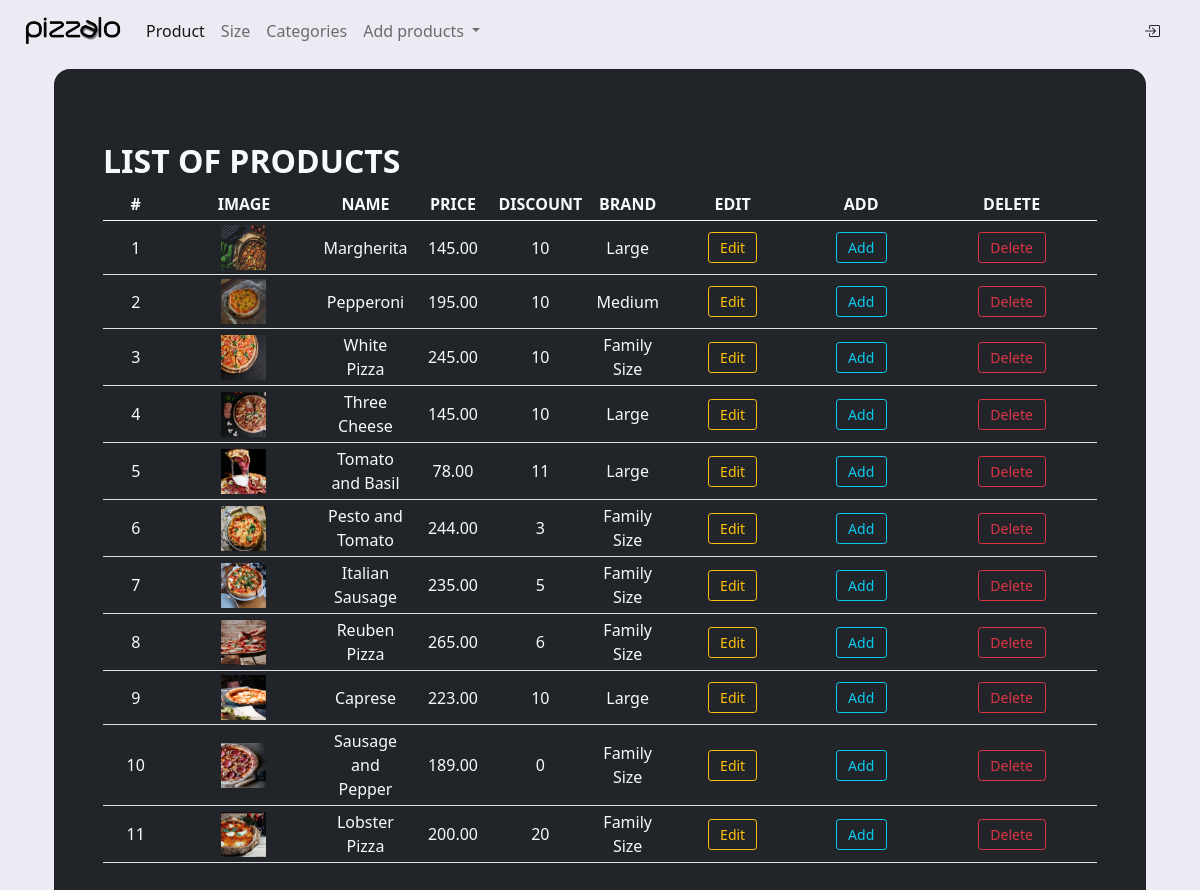
Screenshot of /admin (signed in) with the database file from the repository.
### shop/products/models.py (models this page shows, shortened)
class Addproduct(db.Model):
    __seachbale__ = ['name', 'desc']
    id = db.Column(db.Integer, primary_key = True)
    name = db.Column(db.String(80), nullable = False)
    price = db.Column(db.Numeric(10, 2), nullable = False)
    discount = db.Column(db.Integer, default = 0)
    stock = db.Column(db.Integer, nullable = False)
    colors = db.Column(db.Text, nullable = False)
    desc = db.Column(db.Text, nullable = False)
    pub_date = db.Column(db.DateTime, nullable = False, default = datetime.utcnow)
    brand_id = db.Column(db.Integer, db.ForeignKey('brand.id'), nullable = False)
    brand = db.relationship('Brand', backref = db.backref('brands', lazy = True))
    category_id = db.Column(db.Integer, db.ForeignKey('category.id'), nullable = False)
    category = db.relationship('Category', backref = db.backref('categories', lazy = True))
    image_1 = db.Column(db.String(150), nullable = False, default = 'image1.jpg')
    image_2 = db.Column(db.String(150), nullable = False, default = 'image2.jpg')
    image_3 = db.Column(db.String(150), nullable = False, default = 'image3.jpg')

class Brand(db.Model):
    id = db.Column(db.Integer, primary_key = True)
    name = db.Column(db.String(30), unique = True, nullable = False)

### shop/admin/routes.py (the view)
@app.route('/admin')
def admin():
    if 'email' not in session:
        flash(f'Please Login First','danger')
        return redirect(url_for('login'))
    products = Addproduct.query.all()
    return render_template('admin/index.html', title='Admin Page', products=products)

### shop/templates/admin/index.html (shortened to what this page needs)
{% extends 'layout.html' %} {% block content %}
{% include 'navbar_admin.html' %}
<section class="vh-100">
  <div class="container pt-2 h-100">
    <div class="row d-flex h-100" >
      <div class="col-12 col-md-12 col-lg-6 col-xl-12">
        <div class="card bg-dark" style="border-radius: 1rem">
          <div class="card-body p-5">
            <div class="mb-md-5 mt-md-4 pb-2">
  <table class="table table-sm mt-2 text-center align-middle text-light">
    <thead>
      <tr>
        <th scope="col">#</th>
        <th scope="col">IMAGE</th>
        <th scope="col">NAME</th>
        <th scope="col">PRICE</th>
        <th scope="col">DISCOUNT</th>
        <th scope="col">BRAND</th>
        <th scope="col">EDIT</th>
        <th scope="col">ADD</th>
        <th scope="col">DELETE</th>
      </tr>
    </thead>
    <tbody>
      <h2 class="fw-bold mb-2 text-light text-uppercase">List of Products</h2>
      {% for product in products%}
      <tr>
        <td>{{loop.index}}</td>
        <td>
          <img src="{{url_for('static' , filename='images/' + product.image_1)}}" width="45rem" height="45rem"/>
        </td>
        <td class="col-lg-1">{{product.name}}</td>
        <td class="col-lg-1">{{product.price}}</td>
        <td class="col-lg-1">{{product.discount}}</td>
        <td class="col-lg-1">{{product.brand.name}}</td>
        <td><a  href="{{url_for('updateproduct', id=product.id)}}"
          class="col-lg-5 btn btn-outline-warning btn-sm ">Edit</a></td>
        <td><a  href="{{url_for('addproduct')}}"
            class="col-lg-5 btn btn-outline-info btn-sm ">Add</a></td>
        <td><button type="button" href="#" data-bs-toggle="modal" data-bs-target="#Modal-{{product.id}}"
          class="col-lg-5 btn btn-outline-danger btn-sm">Delete</button></td>
      </tr>
      {% endfor %}
    </tbody>
  </table>
</div>
</div>
</div>
</div>
</div>
</div>
</section>
{% endblock content %}

### shop/static/css/main.css (style rules this page uses)
body { font-family: 'Khand', sans-serif; }
body { background-color: #ecebf3 !important; }

### rows the page displays
Addproduct: image_1 (picture), name "Margherita", price "145.00", discount "10", brand.name "Large"
Addproduct: image_1 (picture), name "Pepperoni", price "195.00", discount "10", brand.name "Medium"
Addproduct: image_1 (picture), name "White Pizza", price "245.00", discount "10", brand.name "Family Size"
Addproduct: image_1 (picture), name "Three Cheese", price "145.00", discount "10", brand.name "Large"
Addproduct: image_1 (picture), name "Tomato and Basil", price "78.00", discount "11", brand.name "Large"
Addproduct: image_1 (picture), name "Pesto and Tomato", price "244.00", discount "3", brand.name "Family Size"
Addproduct: image_1 (picture), name "Italian Sausage", price "235.00", discount "5", brand.name "Family Size"
Addproduct: image_1 (picture), name "Reuben Pizza", price "265.00", discount "6", brand.name "Family Size"
Addproduct: image_1 (picture), name "Caprese", price "223.00", discount "10", brand.name "Large"
Addproduct: image_1 (picture), name "Sausage and Pepper", price "189.00", discount "0", brand.name "Family Size"
Addproduct: image_1 (picture), name "Lobster Pizza", price "200.00", discount "20", brand.name "Family Size"
